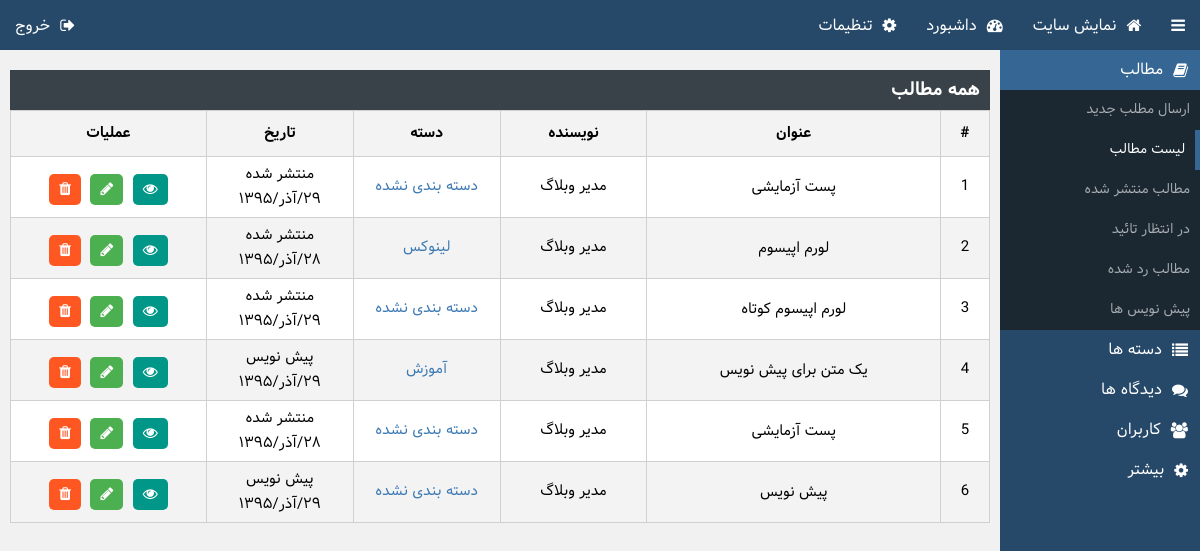
Before: /acp/posts.php (signed in) with the older database file.
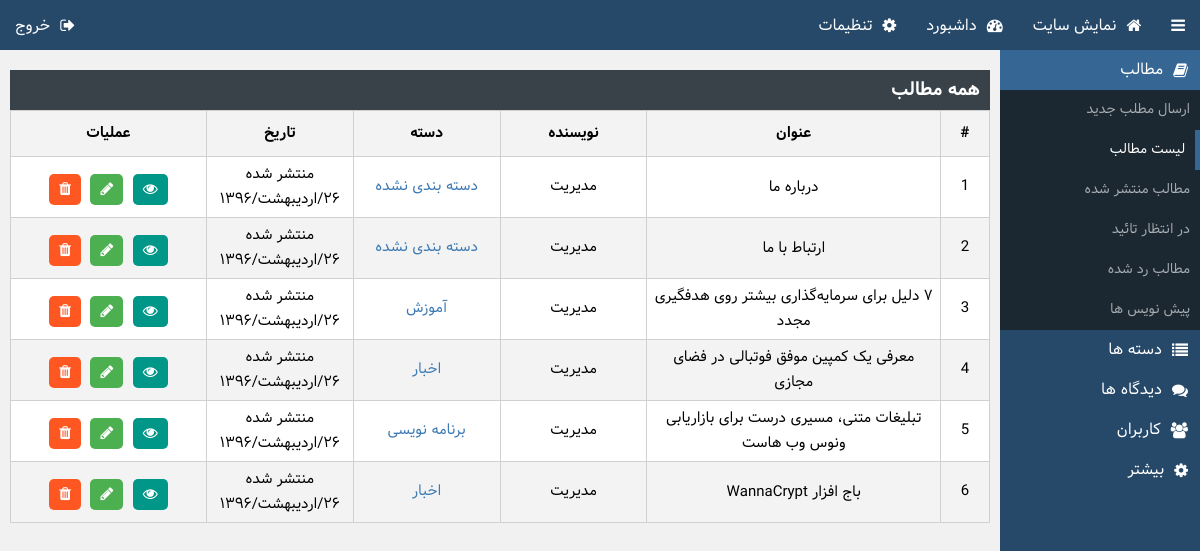
After: the same page with the newer database file.
### tables this page shows
CREATE TABLE `POSTS` (
  `ID` int(11) UNSIGNED NOT NULL,
  `TYPE` tinyint(1) UNSIGNED ZEROFILL NOT NULL,
  `AUTHOR` int(11) NOT NULL,
  `TITLE` varchar(255) NOT NULL,
  `URL` varchar(255) NOT NULL,
  `STEXT` text NOT NULL,
  `FTEXT` text NOT NULL,
  `CAT` int(10) UNSIGNED NOT NULL DEFAULT '0',
  `TIME` int(11) UNSIGNED NOT NULL,
  `TAGS` text NOT NULL
);

CREATE TABLE `USERS` (
  `ID` int(11) UNSIGNED NOT NULL,
  `USER` varchar(24) NOT NULL,
  `NAME` varchar(24) NOT NULL,
  `PASS` char(32) NOT NULL,
  `EMAIL` varchar(60) NOT NULL,
  `WEB` varchar(60) NOT NULL,
  `GRP` tinyint(1) UNSIGNED ZEROFILL NOT NULL DEFAULT '1'
);

CREATE TABLE `CATS` (
  `ID` int(10) UNSIGNED NOT NULL,
  `NAME` varchar(30) NOT NULL
);

### includes/functions.php (called while the page is built, shortened)
<?php
	require_once('config.php');
	require_once("PersianCalendar.php");
	$SQL = new mysqli($CONF['remoteurl'],$CONF['dbuser'],$CONF['dbpass'],$CONF['dbname']);
	$SQL->set_charset("utf8");
	function scape($str)
	{
		global $SQL;
		return $SQL->real_escape_string($str);
	}
 ?>

### includes/PersianCalendar.php (called while the page is built, shortened)
<?php
function mds_date($format, $when="now", $persianNumber = 1)
{
	$TZhours=0;
	$TZminute=0;
	$result="";
	if($when=="now"){
		$year=date("Y");
		$month=date("m");
		$day=date("d");
		list( $Dyear, $Dmonth, $Dday ) = gregorian_to_mds($year, $month, $day);
		$when=mktime(date("H")+$TZhours,date("i")+$TZminute,date("s"),date("m"),date("d"),date("Y"));
	}else{
		$when+=$TZhours*3600+$TZminute*60;
		$date=date("Y-m-d",$when);
		list( $year, $month, $day ) = preg_split ( '/-/', $date );
		list( $Dyear, $Dmonth, $Dday ) = gregorian_to_mds($year, $month, $day);
		}
	$need= $when;
	$year=date("Y",$need);
	$month=date("m",$need);
	$day=date("d",$need);
	$i=0;
	$subtypetemp="";
	list( $Dyear, $Dmonth, $Dday ) = gregorian_to_mds($year, $month, $day);
	while($i<strlen($format))
	{
		$subtype=substr($format,$i,1);
		switch ($subtype)
		{
			case"F":
				$result.=monthname($Dmonth);
				break;
			case "j":
				$result1=$Dday;
				if($persianNumber==1) $result.=Convertnumber2farsi($result1);
				else $result.=$result1;
				break;
			case "Y":
				$result1=$Dyear;
				if($persianNumber==1) $result.=Convertnumber2farsi($result1);
				else $result.=$result1;
				break;
			default:
				$result.=$subtype;
		}
		$subtypetemp=substr($format,$i,1);
	$i++;
	}
	return $result;
}
function monthname($month)
{
	switch ($month) {
		case '02':
			return 'اردیبهشت';
			break;
		case '09':
			return 'آذر';
			break;
	}
}
function Convertnumber2farsi($string)
{
	$num = array('۰','۱','۲','۳','۴','۵','۶','۷','۸','۹');
	$stringtemp="";
	$len=strlen($string);
	for($sub=0;$sub<$len;$sub++)
	{
		if( substr($string,$sub,1)>=0 AND substr($string,$sub,1)<=9 )
			$stringtemp.= $num[substr($string,$sub,1)];
		else
			$stringtemp.= substr($string,$sub,1);
	}
	return $stringtemp;
}
function div($a,$b)
{
    return (int) ($a / $b);
}
function gregorian_to_mds ($g_y, $g_m, $g_d)
{
    $g_days_in_month = array(31, 28, 31, 30, 31, 30, 31, 31, 30, 31, 30, 31);
    $m_days_in_month = array(31, 31, 31, 31, 31, 31, 30, 30, 30, 30, 30, 29);
   $gy = $g_y-1600;
   $gm = $g_m-1;
   $gd = $g_d-1;
   $g_day_no = 365*$gy+div($gy+3,4)-div($gy+99,100)+div($gy+399,400);
   for ($i=0; $i < $gm; ++$i)
      $g_day_no += $g_days_in_month[$i];
   if ($gm>1 && (($gy%4==0 && $gy%100!=0) || ($gy%400==0)))
      $g_day_no++;
   $g_day_no += $gd;
   $m_day_no = $g_day_no-79;
   $j_np = div($m_day_no, 12053);
   $m_day_no = $m_day_no % 12053;
   $jy = 979+33*$j_np+4*div($m_day_no,1461);
   $m_day_no %= 1461;
   if ($m_day_no >= 366) {
      $jy += div($m_day_no-1, 365);
      $m_day_no = ($m_day_no-1)%365;
   }
   for ($i = 0; $i < 11 && $m_day_no >= $m_days_in_month[$i]; ++$i)
      $m_day_no -= $m_days_in_month[$i];
   $jm = $i+1;
   $jd = $m_day_no+1;
   return array($jy, $jm, $jd);
}
?>

### acp/posts.php (the view, shortened to what the changed rows need)
<?php
	require_once('../includes/functions.php');
	if( !isset($_POST['A']) AND !isset($_GET['A']) )
		require_once('header.php');
	$TYP = Array(
		'رد شده',
		'منتشر شده',
		'در انتظار تائید',
		'پیش نویس');
	if ( isset($_GET['Q']) )
	{
		switch ($_GET['Q']) {
			case 'rejected':
			$TYPE = ' AND TYPE=0 ';
			$TITLE = 'مطالب رد شده';
			break;
			case 'published':
				$TYPE = ' AND TYPE=1 ';
				$TITLE = 'مطالب منتشر شده';
				break;
			case 'wait':
				$TYPE = ' AND TYPE=2 ';
				$TITLE = 'مطالب در انتظار تائید';
				break;
			case 'draft':
				$TYPE = ' AND TYPE=3 ';
				$TITLE = 'پیش نویس ها';
				break;
			default:
				$TYPE = '';
				$TITLE = 'همه مطالب';
				break;
		}
	}
	else
	{
		$TYPE = '';
		$TITLE = 'همه مطالب';
	}
	$POSTS = $SQL->query("SELECT P.ID AS PID,P.TYPE,P.TITLE,P.STEXT,P.TIME,U.NAME AS AUTHOR,C.ID AS CID,C.NAME AS CAT FROM POSTS AS P, USERS AS U, CATS AS C WHERE P.AUTHOR=U.ID AND P.CAT=C.ID".scape($TYPE));
	if( $POSTS!==FALSE )
	{
		echo '<div class="table"><h3>'.$TITLE.'</h3>';
		if ( $POSTS->num_rows>0 )
		{
			echo '<table>
					<tr>
						<th width="5%">#</th>
						<th width="30%">عنوان</th>
						<th width="15%">نویسنده</th>
						<th width="15%">دسته</th>
						<th width="15%">تاریخ</th>
						<th width="20%">عملیات</th>
					</tr>';
			while ( $POST = $POSTS->fetch_assoc() )
			{
				ECHO '<tr>
							<td>'.$POST['PID'].'</td>
							<td>
								<span>'.$POST['TITLE'].'</span>
							</td>
							<td>'.$POST['AUTHOR'].'</td>
							<td><a href="category.php?ID='.$POST['CID'].'">'.$POST['CAT'].'</a></td>
							<td>
								<span>'.$TYP[$POST['TYPE']].'</span>
								<span>'.mds_date("j/F/Y",$POST['TIME']).'</span>
							</td>
							<td>
								<span class="hover">
									<a class="fa-eye" href="../post.php?id='.$POST['PID'].'" na target="_blank"></a>
									<a class="fa-pencil" href="post.php?ID='.$POST['PID'].'"></a>
									<a class="fa-trash" onclick="dltpost('.$POST['PID'].');" na></a>
								</span>
							</td>
						</tr>';
			}
			echo "</table>";
		}
		else {
			echo '<span>موردی برای نمایش یافت نشد.</span>';
		}
		echo '</div>';
	}
	else
	{
		die("خطایی رخ داده است...");
	}
	if( !isset($_POST['A']) AND !isset($_GET['A']) )
		require_once('footer.php');
 ?>

Changed rows visible on the page:
changed posts id 1: TITLE "پست آزمایشی" → "درباره ما"; users.NAME "مدیر وبلاگ" → "مدیریت"; TIME "۲۹/آذر/۱۳۹۵" → "۲۶/اردیبهشت/۱۳۹۶"
changed posts id 2: TITLE "لورم اپیسوم" → "ارتباط با ما"; users.NAME "مدیر وبلاگ" → "مدیریت"; cats.NAME "لینوکس" → "دسته بندی نشده"; TIME "۲۸/آذر/۱۳۹۵" → "۲۶/اردیبهشت/۱۳۹۶"
changed posts id 3: TITLE "لورم اپیسوم کوتاه" → "۷ دلیل برای سرمایه‌گذاری بیشتر روی هدفگیری مجدد"; users.NAME "مدیر وبلاگ" → "مدیریت"; cats.NAME "دسته بندی نشده" → "آموزش"; TIME "۲۹/آذر/۱۳۹۵" → "۲۶/اردیبهشت/۱۳۹۶"
changed posts id 4: TITLE "یک متن برای پیش نویس" → "معرفی یک کمپین موفق فوتبالی در فضای مجازی"; users.NAME "مدیر وبلاگ" → "مدیریت"; cats.NAME "آموزش" → "اخبار"; TYPE "پیش نویس" → "منتشر شده"; TIME "۲۹/آذر/۱۳۹۵" → "۲۶/اردیبهشت/۱۳۹۶"
changed posts id 5: TITLE "پست آزمایشی" → "تبلیغات متنی، مسیری درست برای بازاریابی ونوس وب‌ هاست"; users.NAME "مدیر وبلاگ" → "مدیریت"; cats.NAME "دسته بندی نشده" → "برنامه نویسی"; TIME "۲۸/آذر/۱۳۹۵" → "۲۶/اردیبهشت/۱۳۹۶"
changed posts id 6: TITLE "پیش نویس" → "باج افزار WannaCrypt"; users.NAME "مدیر وبلاگ" → "مدیریت"; cats.NAME "دسته بندی نشده" → "اخبار"; TYPE "پیش نویس" → "منتشر شده"; TIME "۲۹/آذر/۱۳۹۵" → "۲۶/اردیبهشت/۱۳۹۶"
